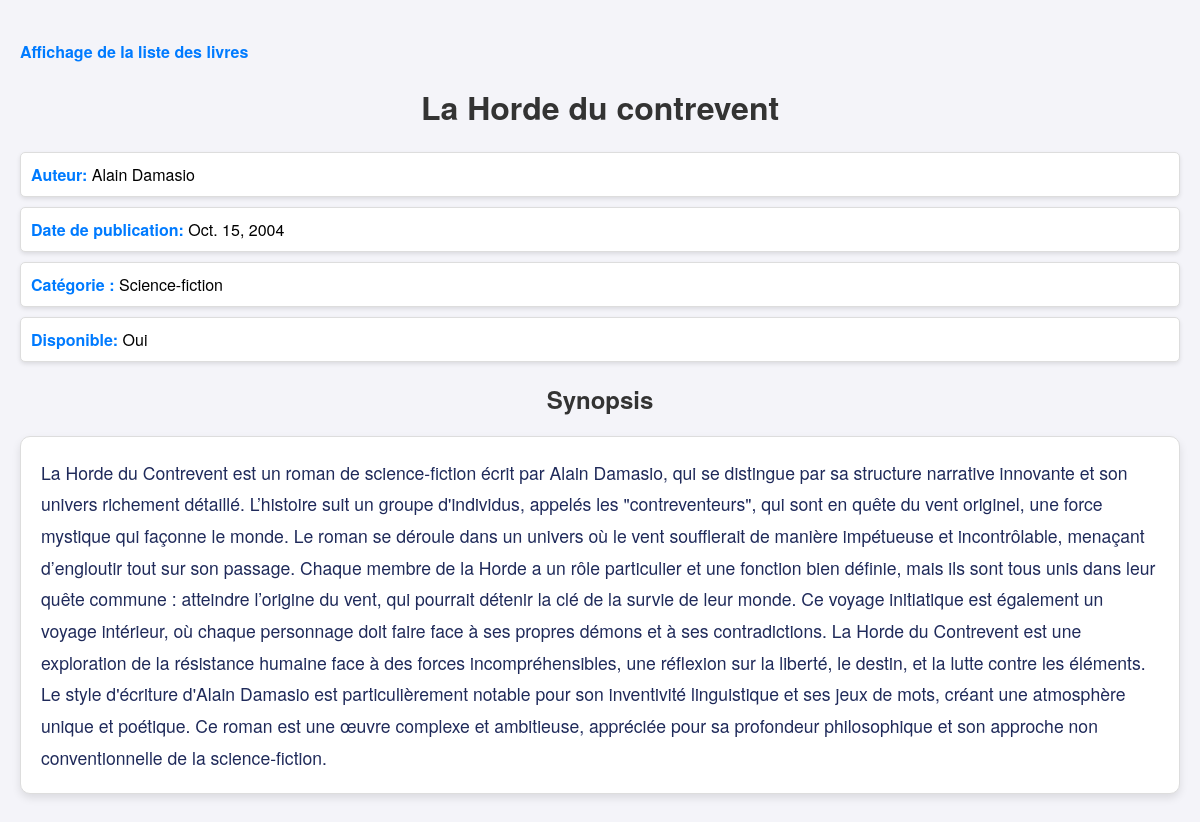
The page /details_livre/3 on the database its author committed.
### Biblio/models.py (models this page shows, shortened)
class Livre(models.Model):
    titre = models.fields.CharField(max_length = 100)
    auteur = models.fields.CharField(max_length = 50)
    date_publication = models.fields.DateField(blank = True,null = True)
    categorie = models.ForeignKey(Categorie, on_delete=models.CASCADE)
    disponible = models.fields.BooleanField(default = True)
    description = models.fields.TextField(blank = True)

class Categorie(models.Model):
    def __str__(self):
        return f'{self.nom}'
    nom = models.fields.CharField(max_length=50)

### Biblio/views.py (the view)
# urls.py: path('details_livre/<int:id>', views.Affichage_details_liste, name = 'detail'),
def Affichage_details_liste(request,id):
    livres = Livre.objects.get(id=id)
    return render(request,"Biblio/details_livre.html",context = {"livres":livres})

### Biblio/templates/Biblio/details_livre.html (shortened to what this page needs)
{% extends 'Biblio/base.html' %}
{% block content %}
<a href="{% url 'liste' %}" class="back-link">Affichage de la liste des livres</a>
<h1>{{ livres.titre }}</h1>
<ul>
    <li><strong>Auteur:</strong> {{ livres.auteur }}</li>
    <li><strong>Date de publication:</strong> {{ livres.date_publication }}</li>
    <li><strong>Catégorie :</strong> {{ livres.categorie }}</li>
    <li><strong>Disponible:</strong> {{ livres.disponible|yesno:"Oui,Non" }}</li>
</ul>
<h2> Synopsis </h2>
<div class="description">
    {{ livres.description }}
</div>
{% endblock %}

### Biblio/templates/Biblio/details_livre.html (style rules this page uses)
body { font-family: 'Helvetica Neue', Arial, sans-serif; background-color: #f4f4f9; margin: 0; padding: 20px; }
h1,h2 { text-align: center; color: #333; }
ul { list-style-type: none; padding: 0; }
ul li { background-color: #fff; margin: 10px 0; padding: 10px; border: 1px solid #ddd; border-radius: 5px; box-shadow: 0 2px 4px rgba(0, 0, 0, 0.1); }
ul li strong { color: #007bff; }
a { display: inline-block; margin-top: 20px; text-decoration: none; color: #007bff; font-weight: bold; }
.back-link { margin-bottom: 20px; display: block; text-align: left; }
.description { background-color: #fff; margin: 20px 0; padding: 20px; border: 1px solid #ddd; border-radius: 10px; box-shadow: 0 4px 8px rgba(0, 0, 0, 0.1); line-height: 1.8; color: #1F2A5A; font-size: 1.1em; }

### rows shown on the page
Livre: titre "La Horde du contrevent", auteur "Alain Damasio", date_publication "Oct. 15, 2004", categorie "Science-fiction", disponible "Oui", description "La Horde du Contrevent est un roman de science-fiction écrit par Alain Damasio, qui se distingue par sa structure narrative innovante et son univers richement détaillé. L’histoire suit un groupe d'individus, appelés les \"contreventeurs\", qui sont en quête du vent originel, une force mystique qui façonne le monde. Le roman se déroule dans un univers où le vent soufflerait de manière impétueuse et incontrôlable, menaçant d’engloutir tout sur son passage. Chaque membre de la Horde a un rôle particulier et une fonction bien définie, mais ils sont tous unis dans leur quête commune : atteindre l’origine du vent, qui pourrait détenir la clé de la survie de leur monde. Ce voyage initiatique est…"
